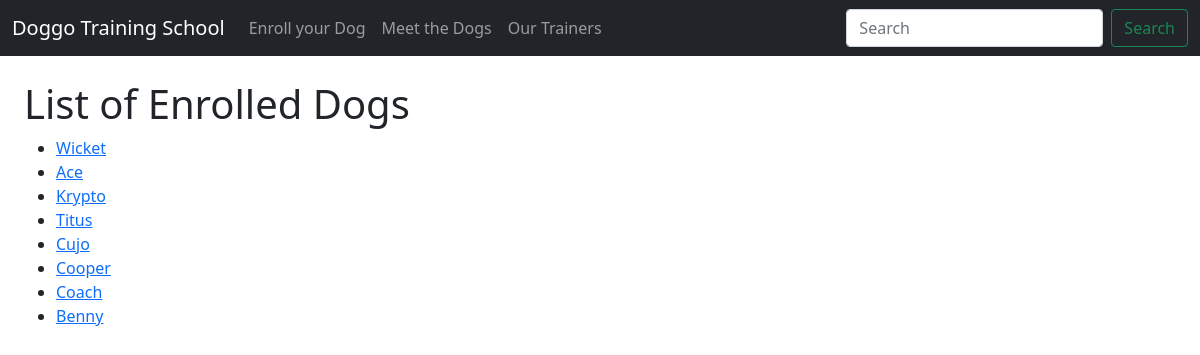
/dog_list, run on the app's committed database.
### tables this page shows
CREATE TABLE "dogs" (
	"id"	INTEGER NOT NULL UNIQUE,
	"name"	TEXT NOT NULL,
	"breed"	TEXT,
	"age"	INTEGER,
	"owner"	NUMERIC NOT NULL,
	"treats"	BLOB,
	"trainer"	BLOB,
	"pic"	TEXT,
	"tricks"	TEXT,
	"medical"	TEXT,
	PRIMARY KEY("id" AUTOINCREMENT)
);

### app.py (the view)
@app.route('/dog_list')
def dog_list():
    dogs = show_dogs()
    return render_template('dogs.html', dogs=dogs)

### dog_data.py (called while the page is built)
def connect_db(path):
    conn = sqlite3.connect(path)
    conn.row_factory = sqlite3.Row
    return (conn, conn.cursor())

def show_dogs():
    conn, cur = connect_db(db_path)
    query = 'SELECT * FROM dogs'
    results = cur.execute(query).fetchall()
    conn.close()
    return results

### templates/dogs.html (shortened to what this page needs)
{% extends 'base.html' %}
{% block content %}
<h1>List of Enrolled Dogs</h1>
<ul>
  {% for dog in dogs %}
    <li><a href="{{ url_for('dog_profile', dog_id=dog.id) }}">{{ dog.name }}</a></li>
  {% endfor %}
</ul>
{% endblock %}

### data on the page
dogs: name "Wicket"
dogs: name "Ace"
dogs: name "Krypto"
dogs: name "Titus"
dogs: name "Cujo"
dogs: name "Cooper"
dogs: name "Coach"
dogs: name "Benny"
